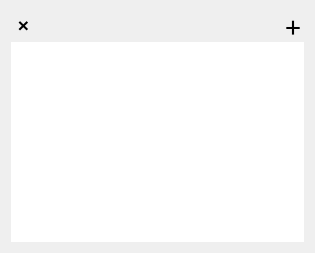
<?xml version="1.0" encoding="UTF-8"?>
<ui version="4.0">
 <class>MainWindow</class>
 <widget class="QMainWindow" name="MainWindow">
  <property name="geometry">
   <rect>
    <x>0</x>
    <y>0</y>
    <width>315</width>
    <height>253</height>
   </rect>
  </property>
  <property name="windowTitle">
   <string>Failamp</string>
  </property>
  <property name="windowOpacity">
   <double>0.600000000000000</double>
  </property>
  <property name="autoFillBackground">
   <bool>true</bool>
  </property>
  <widget class="QWidget" name="centralWidget">
   <property name="sizePolicy">
    <sizepolicy hsizetype="Maximum" vsizetype="Maximum">
     <horstretch>0</horstretch>
     <verstretch>0</verstretch>
    </sizepolicy>
   </property>
   <layout class="QVBoxLayout" name="verticalLayout">
    <item>
     <layout class="QHBoxLayout" name="horizontalLayout">
      <item>
       <widget class="QPushButton" name="closeButton">
        <property name="minimumSize">
         <size>
          <width>25</width>
          <height>25</height>
         </size>
        </property>
        <property name="maximumSize">
         <size>
          <width>25</width>
          <height>20</height>
         </size>
        </property>
        <property name="baseSize">
         <size>
          <width>2</width>
          <height>0</height>
         </size>
        </property>
        <property name="font">
         <font>
          <pointsize>14</pointsize>
          <weight>75</weight>
          <bold>true</bold>
         </font>
        </property>
        <property name="layoutDirection">
         <enum>Qt::LeftToRight</enum>
        </property>
        <property name="styleSheet">
         <string notr="true">QPushButton {
    border: 0px;
}</string>
        </property>
        <property name="text">
         <string>×</string>
        </property>
       </widget>
      </item>
      <item>
       <spacer name="horizontalSpacer">
        <property name="orientation">
         <enum>Qt::Horizontal</enum>
        </property>
        <property name="sizeHint" stdset="0">
         <size>
          <width>237</width>
          <height>10</height>
         </size>
        </property>
       </spacer>
      </item>
      <item>
       <widget class="QPushButton" name="moreButton">
        <property name="minimumSize">
         <size>
          <width>22</width>
          <height>22</height>
         </size>
        </property>
        <property name="maximumSize">
         <size>
          <width>16</width>
          <height>16</height>
         </size>
        </property>
        <property name="font">
         <font>
          <family>Shruti</family>
          <pointsize>14</pointsize>
          <weight>75</weight>
          <bold>true</bold>
         </font>
        </property>
        <property name="styleSheet">
         <string notr="true">QPushButton {
    border: 0px;
}</string>
        </property>
        <property name="text">
         <string>＋</string>
        </property>
       </widget>
      </item>
     </layout>
    </item>
    <item>
     <widget class="QTextEdit" name="textEdit">
      <property name="font">
       <font>
        <family>Segoe Script</family>
        <pointsize>11</pointsize>
       </font>
      </property>
      <property name="frameShape">
       <enum>QFrame::NoFrame</enum>
      </property>
      <property name="frameShadow">
       <enum>QFrame::Plain</enum>
      </property>
      <property name="lineWidth">
       <number>0</number>
      </property>
     </widget>
    </item>
   </layout>
  </widget>
 </widget>
 <layoutdefault spacing="6" margin="11"/>
 <resources/>
 <connections/>
</ui>
